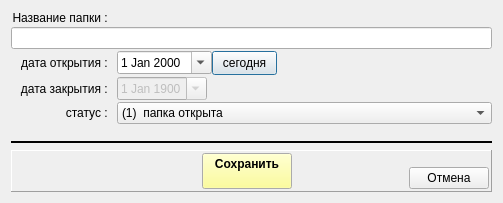
<?xml version="1.0" encoding="UTF-8"?>
<ui version="4.0">
 <class>folder_wnd</class>
 <widget class="QDialog" name="folder_wnd">
  <property name="geometry">
   <rect>
    <x>0</x>
    <y>0</y>
    <width>503</width>
    <height>203</height>
   </rect>
  </property>
  <property name="windowTitle">
   <string>Свойства папки</string>
  </property>
  <layout class="QVBoxLayout" name="verticalLayout">
   <item>
    <layout class="QFormLayout" name="formLayout">
     <property name="verticalSpacing">
      <number>2</number>
     </property>
     <item row="2" column="0">
      <widget class="QLabel" name="label_2">
       <property name="minimumSize">
        <size>
         <width>100</width>
         <height>0</height>
        </size>
       </property>
       <property name="text">
        <string>дата открытия : </string>
       </property>
       <property name="alignment">
        <set>Qt::AlignRight|Qt::AlignTrailing|Qt::AlignVCenter</set>
       </property>
      </widget>
     </item>
     <item row="4" column="0">
      <widget class="QLabel" name="label_3">
       <property name="minimumSize">
        <size>
         <width>100</width>
         <height>0</height>
        </size>
       </property>
       <property name="text">
        <string>статус : </string>
       </property>
       <property name="alignment">
        <set>Qt::AlignRight|Qt::AlignTrailing|Qt::AlignVCenter</set>
       </property>
      </widget>
     </item>
     <item row="4" column="1">
      <widget class="QComboBox" name="combo_status">
       <property name="currentIndex">
        <number>2</number>
       </property>
       <item>
        <property name="text">
         <string>(-1) папка удалена</string>
        </property>
       </item>
       <item>
        <property name="text">
         <string>(0)  папка закрыта</string>
        </property>
       </item>
       <item>
        <property name="text">
         <string>(1)  папка открыта</string>
        </property>
       </item>
      </widget>
     </item>
     <item row="0" column="0">
      <widget class="QLabel" name="label">
       <property name="minimumSize">
        <size>
         <width>100</width>
         <height>0</height>
        </size>
       </property>
       <property name="text">
        <string>Название папки : </string>
       </property>
       <property name="alignment">
        <set>Qt::AlignRight|Qt::AlignTrailing|Qt::AlignVCenter</set>
       </property>
      </widget>
     </item>
     <item row="1" column="0" colspan="2">
      <widget class="QLineEdit" name="ln_folder_name"/>
     </item>
     <item row="2" column="1">
      <layout class="QHBoxLayout" name="horizontalLayout">
       <property name="spacing">
        <number>0</number>
       </property>
       <property name="leftMargin">
        <number>0</number>
       </property>
       <property name="topMargin">
        <number>0</number>
       </property>
       <property name="rightMargin">
        <number>0</number>
       </property>
       <property name="bottomMargin">
        <number>0</number>
       </property>
       <item>
        <widget class="QDateEdit" name="date_open">
         <property name="minimumSize">
          <size>
           <width>90</width>
           <height>0</height>
          </size>
         </property>
         <property name="maximumSize">
          <size>
           <width>100</width>
           <height>16777215</height>
          </size>
         </property>
         <property name="calendarPopup">
          <bool>true</bool>
         </property>
        </widget>
       </item>
       <item>
        <widget class="QPushButton" name="bn_today">
         <property name="minimumSize">
          <size>
           <width>60</width>
           <height>24</height>
          </size>
         </property>
         <property name="maximumSize">
          <size>
           <width>65</width>
           <height>16777215</height>
          </size>
         </property>
         <property name="text">
          <string>сегодня</string>
         </property>
        </widget>
       </item>
       <item>
        <spacer name="horizontalSpacer_3">
         <property name="orientation">
          <enum>Qt::Horizontal</enum>
         </property>
         <property name="sizeHint" stdset="0">
          <size>
           <width>40</width>
           <height>20</height>
          </size>
         </property>
        </spacer>
       </item>
      </layout>
     </item>
     <item row="3" column="0">
      <widget class="QLabel" name="label_4">
       <property name="minimumSize">
        <size>
         <width>100</width>
         <height>0</height>
        </size>
       </property>
       <property name="text">
        <string>дата закрытия : </string>
       </property>
       <property name="alignment">
        <set>Qt::AlignRight|Qt::AlignTrailing|Qt::AlignVCenter</set>
       </property>
      </widget>
     </item>
     <item row="3" column="1">
      <widget class="QDateEdit" name="date_close">
       <property name="enabled">
        <bool>false</bool>
       </property>
       <property name="minimumSize">
        <size>
         <width>90</width>
         <height>0</height>
        </size>
       </property>
       <property name="maximumSize">
        <size>
         <width>90</width>
         <height>16777215</height>
        </size>
       </property>
       <property name="dateTime">
        <datetime>
         <hour>0</hour>
         <minute>0</minute>
         <second>0</second>
         <year>1900</year>
         <month>1</month>
         <day>1</day>
        </datetime>
       </property>
       <property name="calendarPopup">
        <bool>true</bool>
       </property>
      </widget>
     </item>
    </layout>
   </item>
   <item>
    <spacer name="verticalSpacer">
     <property name="orientation">
      <enum>Qt::Vertical</enum>
     </property>
     <property name="sizeHint" stdset="0">
      <size>
       <width>20</width>
       <height>40</height>
      </size>
     </property>
    </spacer>
   </item>
   <item>
    <widget class="Line" name="line">
     <property name="frameShadow">
      <enum>QFrame::Plain</enum>
     </property>
     <property name="lineWidth">
      <number>2</number>
     </property>
     <property name="orientation">
      <enum>Qt::Horizontal</enum>
     </property>
    </widget>
   </item>
   <item>
    <widget class="QFrame" name="frame">
     <property name="frameShape">
      <enum>QFrame::Panel</enum>
     </property>
     <property name="frameShadow">
      <enum>QFrame::Raised</enum>
     </property>
     <layout class="QHBoxLayout" name="horizontalLayout_2">
      <property name="spacing">
       <number>2</number>
      </property>
      <property name="leftMargin">
       <number>2</number>
      </property>
      <property name="topMargin">
       <number>2</number>
      </property>
      <property name="rightMargin">
       <number>2</number>
      </property>
      <property name="bottomMargin">
       <number>2</number>
      </property>
      <item>
       <widget class="QFrame" name="frame_2">
        <property name="minimumSize">
         <size>
          <width>70</width>
          <height>0</height>
         </size>
        </property>
        <property name="frameShape">
         <enum>QFrame::NoFrame</enum>
        </property>
        <property name="frameShadow">
         <enum>QFrame::Raised</enum>
        </property>
       </widget>
      </item>
      <item>
       <spacer name="horizontalSpacer">
        <property name="orientation">
         <enum>Qt::Horizontal</enum>
        </property>
        <property name="sizeHint" stdset="0">
         <size>
          <width>40</width>
          <height>20</height>
         </size>
        </property>
       </spacer>
      </item>
      <item>
       <widget class="QPushButton" name="bn_save">
        <property name="minimumSize">
         <size>
          <width>90</width>
          <height>0</height>
         </size>
        </property>
        <property name="palette">
         <palette>
          <active>
           <colorrole role="Button">
            <brush brushstyle="SolidPattern">
             <color alpha="255">
              <red>255</red>
              <green>255</green>
              <blue>127</blue>
             </color>
            </brush>
           </colorrole>
          </active>
          <inactive>
           <colorrole role="Button">
            <brush brushstyle="SolidPattern">
             <color alpha="255">
              <red>255</red>
              <green>255</green>
              <blue>127</blue>
             </color>
            </brush>
           </colorrole>
          </inactive>
          <disabled>
           <colorrole role="Button">
            <brush brushstyle="SolidPattern">
             <color alpha="255">
              <red>255</red>
              <green>255</green>
              <blue>127</blue>
             </color>
            </brush>
           </colorrole>
          </disabled>
         </palette>
        </property>
        <property name="font">
         <font>
          <weight>75</weight>
          <bold>true</bold>
         </font>
        </property>
        <property name="text">
         <string>Сохранить
</string>
        </property>
       </widget>
      </item>
      <item>
       <spacer name="horizontalSpacer_2">
        <property name="orientation">
         <enum>Qt::Horizontal</enum>
        </property>
        <property name="sizeHint" stdset="0">
         <size>
          <width>40</width>
          <height>20</height>
         </size>
        </property>
       </spacer>
      </item>
      <item>
       <layout class="QVBoxLayout" name="verticalLayout_2">
        <property name="spacing">
         <number>0</number>
        </property>
        <property name="leftMargin">
         <number>0</number>
        </property>
        <property name="topMargin">
         <number>0</number>
        </property>
        <property name="rightMargin">
         <number>0</number>
        </property>
        <property name="bottomMargin">
         <number>0</number>
        </property>
        <item>
         <spacer name="verticalSpacer_2">
          <property name="orientation">
           <enum>Qt::Vertical</enum>
          </property>
          <property name="sizeHint" stdset="0">
           <size>
            <width>2</width>
            <height>2</height>
           </size>
          </property>
         </spacer>
        </item>
        <item>
         <widget class="QPushButton" name="bn_cansel">
          <property name="text">
           <string>Отмена</string>
          </property>
         </widget>
        </item>
       </layout>
      </item>
     </layout>
    </widget>
   </item>
  </layout>
 </widget>
 <resources/>
 <connections/>
</ui>
